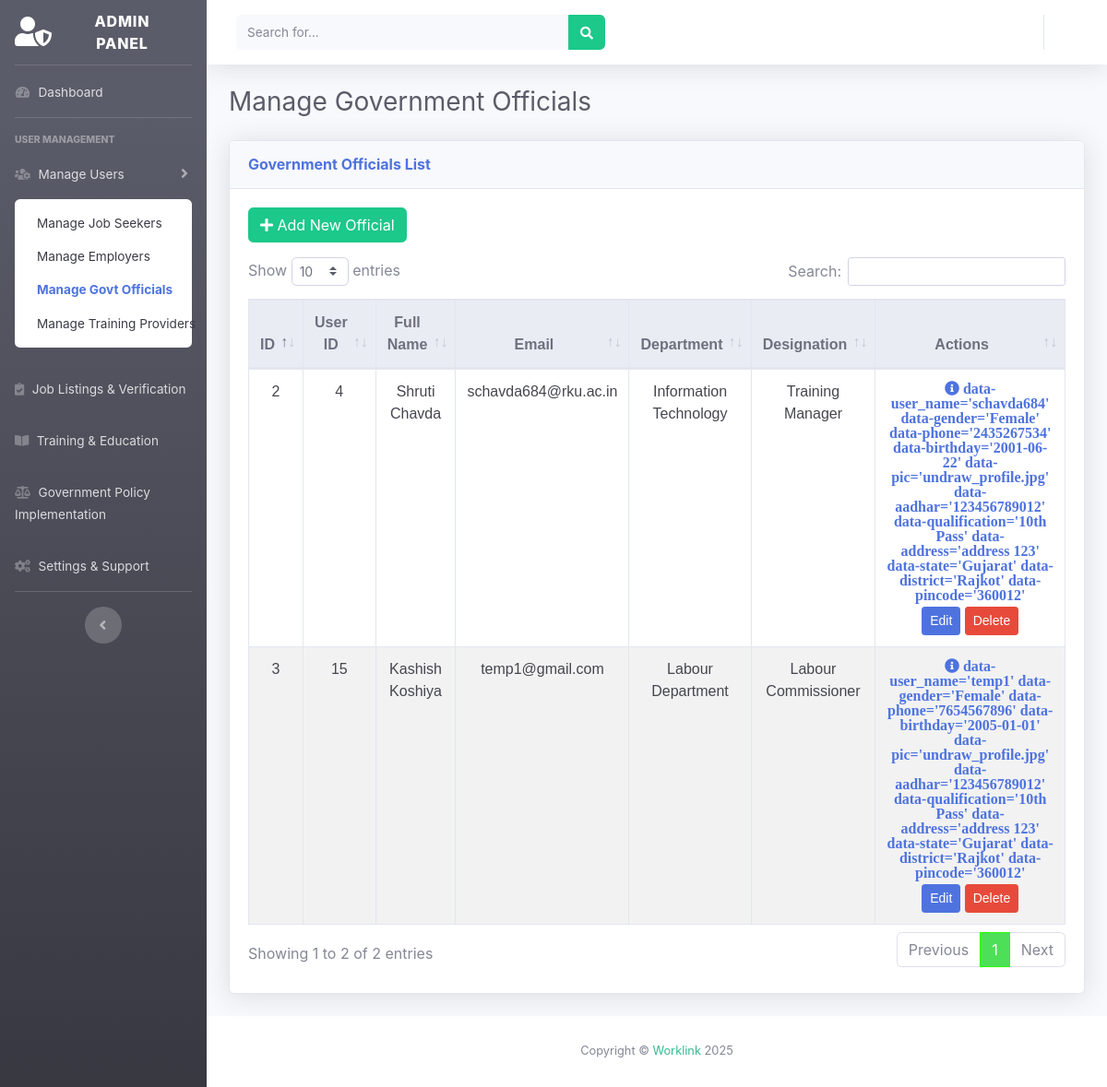
The page /admin/manage_officials.php (signed in) on the database its author committed.
### tables this page shows
CREATE TABLE `government_officials` (
  `id` int(11) NOT NULL,
  `user_id` int(11) NOT NULL,
  `department` varchar(255) NOT NULL,
  `designation` varchar(255) NOT NULL
);

CREATE TABLE `users` (
  `id` int(11) NOT NULL,
  `user_type` enum('jobSeeker','employer','trainingProvider','governmentOfficial','admin') NOT NULL,
  `full_name` varchar(255) NOT NULL,
  `user_name` varchar(200) NOT NULL,
  `email` varchar(255) NOT NULL,
  `gender` varchar(100) NOT NULL,
  `phone` varchar(15) NOT NULL,
  `birthday` date DEFAULT NULL,
  `pic` varchar(50) DEFAULT 'undraw_profile.jpg',
  `password` varchar(255) NOT NULL,
  `status` varchar(255) DEFAULT 'inactive',
  `token` varchar(255) NOT NULL,
  `aadhar` varchar(30) DEFAULT NULL,
  `qualification` varchar(50) DEFAULT NULL,
  `address` varchar(12000) DEFAULT NULL,
  `state` varchar(100) DEFAULT 'Gujarat',
  `district` varchar(100) DEFAULT 'Rajkot',
  `pincode` varchar(6) DEFAULT '360012'
);

### admin/manage_officials.php (the view, shortened to what this page needs)
<?php
function getUserData($conn, $userId) {
    $query = "SELECT * FROM users WHERE id = ?";
    $stmt = mysqli_prepare($conn, $query);
    mysqli_stmt_bind_param($stmt, "s", $userId);
    mysqli_stmt_execute($stmt);
    $result = mysqli_stmt_get_result($stmt);
    return mysqli_fetch_assoc($result);
}
?>
<!DOCTYPE html>
<html lang="en">
<head>
    <link href="vendor/fontawesome-free/css/all.min.css" rel="stylesheet" type="text/css">
    <link href="css/sb-admin-2.min.css" rel="stylesheet">
    <link href="vendor/datatables/dataTables.bootstrap4.min.css" rel="stylesheet">
    <link href="css/sb-admin-2.css" rel="stylesheet">
</head>
<body id="page-top">
<?php include('sidebar.php'); ?>
<?php include('header.php'); ?>
        <div class="container-fluid">
            <h1 class="h3 mb-4 text-gray-800">Manage Government Officials</h1>
            <div class="card shadow mb-4">
                <div class="card-header py-3">
                    <h6 class="m-0 font-weight-bold text-primary">Government Officials List</h6>
                </div>
                <div class="card-body">
                    <button class="btn btn-success mb-3" data-toggle="modal" data-target="#addOfficialModal">
                        <i class="fas fa-plus"></i> Add New Official
                    </button>
                    <div class="table-responsive">
                        <table class="table table-bordered" id="dataTable" width="100%" cellspacing="0">
                            <thead class="thead-light">
                                <tr>
                                    <th>ID</th>
                                    <th>User ID</th>
                                    <th>Full Name</th>
                                    <th>Email</th>
                                    <th>Department</th>
                                    <th>Designation</th>
                                    <th>Actions</th>
                                </tr>
                            </thead>
                            <tbody>
                                <?php
                                $query = "SELECT go.id, go.user_id, go.department, go.designation, u.full_name, u.email
                                          FROM government_officials go
                                          INNER JOIN users u ON go.user_id = u.id";
                                $result = mysqli_query($con, $query);
                                while ($row = mysqli_fetch_assoc($result)) {
                                    echo "<tr>";
                                    echo "<td>{$row['id']}</td>";
                                    echo "<td>{$row['user_id']}</td>";
                                    echo "<td>{$row['full_name']}</td>";
                                    echo "<td>{$row['email']}</td>";
                                    echo "<td>{$row['department']}</td>";
                                    echo "<td>{$row['designation']}</td>";
                                    echo "<td>
                                            <i class='fas fa-info-circle text-primary info-icon'
                                                data-toggle='modal' data-target='#infoModal'
                                                data-id='{$row['id']}'
                                                data-user_id='{$row['user_id']}'
                                                data-full_name='{$row['full_name']}'
                                                data-email='{$row['email']}'
                                                data-department='{$row['department']}'
                                                data-designation='{$row['designation']}'>";
                                                $user_data = getUserData($con, $row['user_id']);
                                                if ($user_data) {
                                                    echo "
                                                        data-user_name='{$user_data['user_name']}'
                                                        data-gender='{$user_data['gender']}'
                                                        data-phone='{$user_data['phone']}'
                                                        data-birthday='{$user_data['birthday']}'
                                                        data-pic='{$user_data['pic']}'
                                                        data-aadhar='{$user_data['aadhar']}'
                                                        data-qualification='{$user_data['qualification']}'
                                                        data-address='{$user_data['address']}'
                                                        data-state='{$user_data['state']}'
                                                        data-district='{$user_data['district']}'
                                                        data-pincode='{$user_data['pincode']}'
                                                    ";
                                                }
                                            echo "</i>
                                            <button class='btn btn-primary btn-sm editBtn'
                                                data-toggle='modal' data-target='#editOfficialModal'
                                                data-official_id='{$row['id']}'
                                                data-user_id='{$row['user_id']}'
                                                data-department='{$row['department']}'
                                                data-designation='{$row['designation']}'
                                                data-full_name='{$row['full_name']}'
                                                data-email='{$row['email']}'";
                                                if ($user_data) {
                                                    echo "
                                                        data-phone='{$user_data['phone']}'
                                                    ";
                                                }
                                            echo ">
                                                Edit
                                            </button>
                                            <a href='manage_officials.php?delete_id={$row['id']}' class='btn btn-danger btn-sm' onclick=\"return confirm('Are you sure you want to delete this official?');\">Delete</a>
                                        </td>";
                                    echo "</tr>";
                                }
                                ?>
                            </tbody>
                        </table>
                    </div>
                </div>
            </div>
        </div>
        </div>
    <?php
    include_once('footer.php');
    ?>
    </div>
    </div>

### admin/manage_officials.php (style rules this page uses)
.info-icon { cursor: pointer; }

### rows shown on the page
government_officials: id "2", user "4", user.full_name "Shruti Chavda", user.email "schavda684@rku.ac.in", department "Information Technology", designation "Training Manager", user.user_name "schavda684", user.gender "Female", user.phone "2435267534", user.birthday "2001-06-22", user.pic "undraw_profile.jpg", user.aadhar "123456789012", user.qualification "10th Pass", user.address "address 123", user.state "Gujarat", user.district "Rajkot", user.pincode "360012"
government_officials: id "3", user "15", user.full_name "Kashish Koshiya", user.email "temp1@gmail.com", department "Labour Department", designation "Labour Commissioner", user.user_name "temp1", user.gender "Female", user.phone "7654567896", user.birthday "2005-01-01", user.pic "undraw_profile.jpg", user.aadhar "123456789012", user.qualification "10th Pass", user.address "address 123", user.state "Gujarat", user.district "Rajkot", user.pincode "360012"
